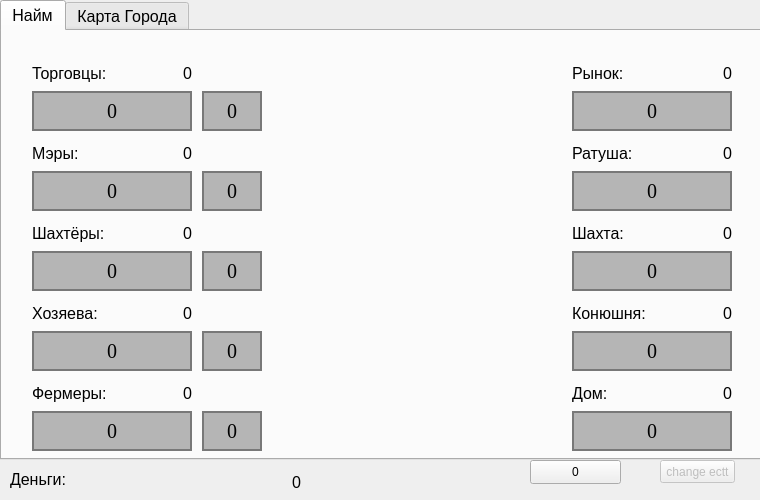
<?xml version="1.0" encoding="UTF-8"?>
<ui version="4.0">
 <class>MainWindow</class>
 <widget class="QMainWindow" name="MainWindow">
  <property name="enabled">
   <bool>true</bool>
  </property>
  <property name="geometry">
   <rect>
    <x>0</x>
    <y>0</y>
    <width>760</width>
    <height>500</height>
   </rect>
  </property>
  <property name="minimumSize">
   <size>
    <width>760</width>
    <height>500</height>
   </size>
  </property>
  <property name="maximumSize">
   <size>
    <width>760</width>
    <height>500</height>
   </size>
  </property>
  <property name="windowTitle">
   <string>MainWindow</string>
  </property>
  <widget class="QWidget" name="centralWidget">
   <widget class="QTabWidget" name="tabWidget">
    <property name="geometry">
     <rect>
      <x>0</x>
      <y>0</y>
      <width>763</width>
      <height>460</height>
     </rect>
    </property>
    <property name="font">
     <font>
      <pointsize>12</pointsize>
     </font>
    </property>
    <property name="currentIndex">
     <number>0</number>
    </property>
    <property name="iconSize">
     <size>
      <width>16</width>
      <height>16</height>
     </size>
    </property>
    <widget class="QWidget" name="tabHire">
     <property name="font">
      <font>
       <pointsize>8</pointsize>
      </font>
     </property>
     <property name="accessibleName">
      <string/>
     </property>
     <attribute name="title">
      <string>Найм</string>
     </attribute>
     <widget class="QPushButton" name="pushButton_miner">
      <property name="enabled">
       <bool>true</bool>
      </property>
      <property name="geometry">
       <rect>
        <x>30</x>
        <y>220</y>
        <width>160</width>
        <height>40</height>
       </rect>
      </property>
      <property name="font">
       <font>
        <family>Times New Roman</family>
        <pointsize>-1</pointsize>
       </font>
      </property>
      <property name="styleSheet">
       <string notr="true"> border:2px solid #787878;
 color: #000000;

 font-family: Times New Roman;
 width: 160px;
 height: 40px;
 font-size: 20px;
 background-image: linear-gradient(to top, #E3E3E3, #E0E0E0);
 background-color: #B5B5B5;</string>
      </property>
      <property name="text">
       <string>0</string>
      </property>
     </widget>
     <widget class="QLabel" name="label_7">
      <property name="geometry">
       <rect>
        <x>570</x>
        <y>30</y>
        <width>80</width>
        <height>25</height>
       </rect>
      </property>
      <property name="font">
       <font>
        <pointsize>12</pointsize>
       </font>
      </property>
      <property name="text">
       <string>Рынок:</string>
      </property>
     </widget>
     <widget class="QPushButton" name="pushButton_fermersHouse">
      <property name="enabled">
       <bool>true</bool>
      </property>
      <property name="geometry">
       <rect>
        <x>570</x>
        <y>380</y>
        <width>160</width>
        <height>40</height>
       </rect>
      </property>
      <property name="font">
       <font>
        <family>Times New Roman</family>
        <pointsize>-1</pointsize>
       </font>
      </property>
      <property name="styleSheet">
       <string notr="true"> border:2px solid #787878;
 color: #000000;

 font-family: Times New Roman;
 width: 160px;
 height: 40px;
 font-size: 20px;
 background-image: linear-gradient(to top, #E3E3E3, #E0E0E0);
 background-color: #B5B5B5;</string>
      </property>
      <property name="text">
       <string>0</string>
      </property>
     </widget>
     <widget class="QLabel" name="label">
      <property name="geometry">
       <rect>
        <x>30</x>
        <y>350</y>
        <width>80</width>
        <height>25</height>
       </rect>
      </property>
      <property name="font">
       <font>
        <pointsize>12</pointsize>
       </font>
      </property>
      <property name="text">
       <string>Фермеры:</string>
      </property>
     </widget>
     <widget class="QPushButton" name="pushButton_marketeer">
      <property name="enabled">
       <bool>true</bool>
      </property>
      <property name="geometry">
       <rect>
        <x>30</x>
        <y>60</y>
        <width>160</width>
        <height>40</height>
       </rect>
      </property>
      <property name="font">
       <font>
        <family>Times New Roman</family>
        <pointsize>-1</pointsize>
       </font>
      </property>
      <property name="styleSheet">
       <string notr="true"> border:2px solid #787878;
 color: #000000;

 font-family: Times New Roman;
 width: 160px;
 height: 40px;
 font-size: 20px;
 background-image: linear-gradient(to top, #E3E3E3, #E0E0E0);
 background-color: #B5B5B5;</string>
      </property>
      <property name="text">
       <string>0</string>
      </property>
     </widget>
     <widget class="QPushButton" name="pushButton_horseman">
      <property name="enabled">
       <bool>true</bool>
      </property>
      <property name="geometry">
       <rect>
        <x>30</x>
        <y>300</y>
        <width>160</width>
        <height>40</height>
       </rect>
      </property>
      <property name="font">
       <font>
        <family>Times New Roman</family>
        <pointsize>-1</pointsize>
       </font>
      </property>
      <property name="styleSheet">
       <string notr="true"> border:2px solid #787878;
 color: #000000;

 font-family: Times New Roman;
 width: 160px;
 height: 40px;
 font-size: 20px;
 background-image: linear-gradient(to top, #E3E3E3, #E0E0E0);
 background-color: #B5B5B5;</string>
      </property>
      <property name="text">
       <string>0</string>
      </property>
     </widget>
     <widget class="QPushButton" name="pushButton_fermers">
      <property name="enabled">
       <bool>true</bool>
      </property>
      <property name="geometry">
       <rect>
        <x>30</x>
        <y>380</y>
        <width>160</width>
        <height>40</height>
       </rect>
      </property>
      <property name="font">
       <font>
        <family>Times New Roman</family>
        <pointsize>-1</pointsize>
       </font>
      </property>
      <property name="styleSheet">
       <string notr="true"> border:2px solid #787878;
 color: #000000;

 font-family: Times New Roman;
 width: 160px;
 height: 40px;
 font-size: 20px;
 background-image: linear-gradient(to top, #E3E3E3, #E0E0E0);
 background-color: #B5B5B5;</string>
      </property>
      <property name="text">
       <string>0</string>
      </property>
     </widget>
     <widget class="QLabel" name="label_horseman">
      <property name="geometry">
       <rect>
        <x>110</x>
        <y>270</y>
        <width>80</width>
        <height>25</height>
       </rect>
      </property>
      <property name="font">
       <font>
        <pointsize>12</pointsize>
       </font>
      </property>
      <property name="text">
       <string>0</string>
      </property>
      <property name="alignment">
       <set>Qt::AlignRight|Qt::AlignTrailing|Qt::AlignVCenter</set>
      </property>
     </widget>
     <widget class="QLabel" name="label_stables">
      <property name="geometry">
       <rect>
        <x>650</x>
        <y>270</y>
        <width>80</width>
        <height>25</height>
       </rect>
      </property>
      <property name="font">
       <font>
        <pointsize>12</pointsize>
       </font>
      </property>
      <property name="text">
       <string>0</string>
      </property>
      <property name="alignment">
       <set>Qt::AlignRight|Qt::AlignTrailing|Qt::AlignVCenter</set>
      </property>
     </widget>
     <widget class="QPushButton" name="pushButton_mine">
      <property name="enabled">
       <bool>true</bool>
      </property>
      <property name="geometry">
       <rect>
        <x>570</x>
        <y>220</y>
        <width>160</width>
        <height>40</height>
       </rect>
      </property>
      <property name="font">
       <font>
        <family>Times New Roman</family>
        <pointsize>-1</pointsize>
       </font>
      </property>
      <property name="styleSheet">
       <string notr="true"> border:2px solid #787878;
 color: #000000;

 font-family: Times New Roman;
 width: 160px;
 height: 40px;
 font-size: 20px;
 background-image: linear-gradient(to top, #E3E3E3, #E0E0E0);
 background-color: #B5B5B5;</string>
      </property>
      <property name="text">
       <string>0</string>
      </property>
     </widget>
     <widget class="QPushButton" name="pushButton_market">
      <property name="enabled">
       <bool>true</bool>
      </property>
      <property name="geometry">
       <rect>
        <x>570</x>
        <y>60</y>
        <width>160</width>
        <height>40</height>
       </rect>
      </property>
      <property name="font">
       <font>
        <family>Times New Roman</family>
        <pointsize>-1</pointsize>
       </font>
      </property>
      <property name="styleSheet">
       <string notr="true"> border:2px solid #787878;
 color: #000000;

 font-family: Times New Roman;
 width: 160px;
 height: 40px;
 font-size: 20px;
 background-image: linear-gradient(to top, #E3E3E3, #E0E0E0);
 background-color: #B5B5B5;</string>
      </property>
      <property name="text">
       <string>0</string>
      </property>
     </widget>
     <widget class="QLabel" name="label_farmers">
      <property name="geometry">
       <rect>
        <x>110</x>
        <y>350</y>
        <width>80</width>
        <height>25</height>
       </rect>
      </property>
      <property name="font">
       <font>
        <pointsize>12</pointsize>
       </font>
      </property>
      <property name="text">
       <string>0</string>
      </property>
      <property name="alignment">
       <set>Qt::AlignRight|Qt::AlignTrailing|Qt::AlignVCenter</set>
      </property>
     </widget>
     <widget class="QLabel" name="label_farmersHouse">
      <property name="geometry">
       <rect>
        <x>650</x>
        <y>350</y>
        <width>80</width>
        <height>25</height>
       </rect>
      </property>
      <property name="font">
       <font>
        <pointsize>12</pointsize>
       </font>
      </property>
      <property name="text">
       <string>0</string>
      </property>
      <property name="alignment">
       <set>Qt::AlignRight|Qt::AlignTrailing|Qt::AlignVCenter</set>
      </property>
     </widget>
     <widget class="QLabel" name="label_mine">
      <property name="geometry">
       <rect>
        <x>650</x>
        <y>190</y>
        <width>80</width>
        <height>25</height>
       </rect>
      </property>
      <property name="font">
       <font>
        <pointsize>12</pointsize>
       </font>
      </property>
      <property name="text">
       <string>0</string>
      </property>
      <property name="alignment">
       <set>Qt::AlignRight|Qt::AlignTrailing|Qt::AlignVCenter</set>
      </property>
     </widget>
     <widget class="QLabel" name="label_6">
      <property name="geometry">
       <rect>
        <x>30</x>
        <y>30</y>
        <width>80</width>
        <height>25</height>
       </rect>
      </property>
      <property name="font">
       <font>
        <pointsize>12</pointsize>
       </font>
      </property>
      <property name="text">
       <string>Торговцы:</string>
      </property>
     </widget>
     <widget class="QLabel" name="label_4">
      <property name="geometry">
       <rect>
        <x>30</x>
        <y>270</y>
        <width>80</width>
        <height>25</height>
       </rect>
      </property>
      <property name="font">
       <font>
        <pointsize>12</pointsize>
       </font>
      </property>
      <property name="text">
       <string>Хозяева:</string>
      </property>
     </widget>
     <widget class="QLabel" name="label_8">
      <property name="geometry">
       <rect>
        <x>570</x>
        <y>190</y>
        <width>80</width>
        <height>25</height>
       </rect>
      </property>
      <property name="font">
       <font>
        <pointsize>12</pointsize>
       </font>
      </property>
      <property name="text">
       <string>Шахта:</string>
      </property>
     </widget>
     <widget class="QPushButton" name="pushButton_stables">
      <property name="enabled">
       <bool>true</bool>
      </property>
      <property name="geometry">
       <rect>
        <x>570</x>
        <y>300</y>
        <width>160</width>
        <height>40</height>
       </rect>
      </property>
      <property name="font">
       <font>
        <family>Times New Roman</family>
        <pointsize>-1</pointsize>
       </font>
      </property>
      <property name="styleSheet">
       <string notr="true"> border:2px solid #787878;
 color: #000000;

 font-family: Times New Roman;
 width: 160px;
 height: 40px;
 font-size: 20px;
 background-image: linear-gradient(to top, #E3E3E3, #E0E0E0);
 background-color: #B5B5B5;</string>
      </property>
      <property name="text">
       <string>0</string>
      </property>
     </widget>
     <widget class="QLabel" name="label_miner">
      <property name="geometry">
       <rect>
        <x>110</x>
        <y>190</y>
        <width>80</width>
        <height>25</height>
       </rect>
      </property>
      <property name="font">
       <font>
        <pointsize>12</pointsize>
       </font>
      </property>
      <property name="text">
       <string>0</string>
      </property>
      <property name="alignment">
       <set>Qt::AlignRight|Qt::AlignTrailing|Qt::AlignVCenter</set>
      </property>
     </widget>
     <widget class="QLabel" name="label_5">
      <property name="geometry">
       <rect>
        <x>570</x>
        <y>270</y>
        <width>80</width>
        <height>25</height>
       </rect>
      </property>
      <property name="font">
       <font>
        <pointsize>12</pointsize>
       </font>
      </property>
      <property name="text">
       <string>Конюшня:</string>
      </property>
     </widget>
     <widget class="QLabel" name="label_marketeer">
      <property name="geometry">
       <rect>
        <x>110</x>
        <y>30</y>
        <width>80</width>
        <height>25</height>
       </rect>
      </property>
      <property name="font">
       <font>
        <pointsize>12</pointsize>
       </font>
      </property>
      <property name="text">
       <string>0</string>
      </property>
      <property name="alignment">
       <set>Qt::AlignRight|Qt::AlignTrailing|Qt::AlignVCenter</set>
      </property>
     </widget>
     <widget class="QLabel" name="label_2">
      <property name="geometry">
       <rect>
        <x>570</x>
        <y>350</y>
        <width>80</width>
        <height>25</height>
       </rect>
      </property>
      <property name="font">
       <font>
        <pointsize>12</pointsize>
       </font>
      </property>
      <property name="text">
       <string>Дом:</string>
      </property>
     </widget>
     <widget class="QLabel" name="label_9">
      <property name="geometry">
       <rect>
        <x>30</x>
        <y>190</y>
        <width>80</width>
        <height>25</height>
       </rect>
      </property>
      <property name="font">
       <font>
        <pointsize>12</pointsize>
       </font>
      </property>
      <property name="text">
       <string>Шахтёры:</string>
      </property>
     </widget>
     <widget class="QLabel" name="label_market">
      <property name="geometry">
       <rect>
        <x>650</x>
        <y>30</y>
        <width>80</width>
        <height>25</height>
       </rect>
      </property>
      <property name="font">
       <font>
        <pointsize>12</pointsize>
       </font>
      </property>
      <property name="text">
       <string>0</string>
      </property>
      <property name="alignment">
       <set>Qt::AlignRight|Qt::AlignTrailing|Qt::AlignVCenter</set>
      </property>
     </widget>
     <widget class="QPushButton" name="pushButton_fermers_MAX">
      <property name="geometry">
       <rect>
        <x>200</x>
        <y>380</y>
        <width>60</width>
        <height>40</height>
       </rect>
      </property>
      <property name="styleSheet">
       <string notr="true"> border:2px solid #787878;
 color: #000000;

 font-family: Times New Roman;
 width: 60px;
 height: 40px;
 font-size: 20px;
 background-image: linear-gradient(to top, #E3E3E3, #E0E0E0);
 background-color: #B5B5B5;</string>
      </property>
      <property name="text">
       <string>0</string>
      </property>
     </widget>
     <widget class="QPushButton" name="pushButton_horseman_MAX">
      <property name="geometry">
       <rect>
        <x>200</x>
        <y>300</y>
        <width>60</width>
        <height>40</height>
       </rect>
      </property>
      <property name="styleSheet">
       <string notr="true"> border:2px solid #787878;
 color: #000000;

 font-family: Times New Roman;
 width: 60px;
 height: 40px;
 font-size: 20px;
 background-image: linear-gradient(to top, #E3E3E3, #E0E0E0);
 background-color: #B5B5B5;</string>
      </property>
      <property name="text">
       <string>0</string>
      </property>
     </widget>
     <widget class="QPushButton" name="pushButton_marketeer_MAX">
      <property name="geometry">
       <rect>
        <x>200</x>
        <y>60</y>
        <width>60</width>
        <height>40</height>
       </rect>
      </property>
      <property name="styleSheet">
       <string notr="true"> border:2px solid #787878;
 color: #000000;

 font-family: Times New Roman;
 width: 60px;
 height: 40px;
 font-size: 20px;
 background-image: linear-gradient(to top, #E3E3E3, #E0E0E0);
 background-color: #B5B5B5;</string>
      </property>
      <property name="text">
       <string>0</string>
      </property>
     </widget>
     <widget class="QPushButton" name="pushButton_miner_MAX">
      <property name="geometry">
       <rect>
        <x>200</x>
        <y>220</y>
        <width>60</width>
        <height>40</height>
       </rect>
      </property>
      <property name="styleSheet">
       <string notr="true"> border:2px solid #787878;
 color: #000000;

 font-family: Times New Roman;
 width: 60px;
 height: 40px;
 font-size: 20px;
 background-image: linear-gradient(to top, #E3E3E3, #E0E0E0);
 background-color: #B5B5B5;</string>
      </property>
      <property name="text">
       <string>0</string>
      </property>
     </widget>
     <widget class="QPushButton" name="pushButton_mayor">
      <property name="enabled">
       <bool>true</bool>
      </property>
      <property name="geometry">
       <rect>
        <x>30</x>
        <y>140</y>
        <width>160</width>
        <height>40</height>
       </rect>
      </property>
      <property name="font">
       <font>
        <family>Times New Roman</family>
        <pointsize>-1</pointsize>
       </font>
      </property>
      <property name="styleSheet">
       <string notr="true"> border:2px solid #787878;
 color: #000000;

 font-family: Times New Roman;
 width: 160px;
 height: 40px;
 font-size: 20px;
 background-image: linear-gradient(to top, #E3E3E3, #E0E0E0);
 background-color: #B5B5B5;</string>
      </property>
      <property name="text">
       <string>0</string>
      </property>
     </widget>
     <widget class="QLabel" name="label_mayor">
      <property name="geometry">
       <rect>
        <x>110</x>
        <y>110</y>
        <width>80</width>
        <height>25</height>
       </rect>
      </property>
      <property name="font">
       <font>
        <pointsize>12</pointsize>
       </font>
      </property>
      <property name="text">
       <string>0</string>
      </property>
      <property name="alignment">
       <set>Qt::AlignRight|Qt::AlignTrailing|Qt::AlignVCenter</set>
      </property>
     </widget>
     <widget class="QLabel" name="label_10">
      <property name="geometry">
       <rect>
        <x>30</x>
        <y>110</y>
        <width>80</width>
        <height>25</height>
       </rect>
      </property>
      <property name="font">
       <font>
        <pointsize>12</pointsize>
       </font>
      </property>
      <property name="text">
       <string>Мэры:</string>
      </property>
     </widget>
     <widget class="QPushButton" name="pushButton_mayor_MAX">
      <property name="geometry">
       <rect>
        <x>200</x>
        <y>140</y>
        <width>60</width>
        <height>40</height>
       </rect>
      </property>
      <property name="styleSheet">
       <string notr="true"> border:2px solid #787878;
 color: #000000;

 font-family: Times New Roman;
 width: 60px;
 height: 40px;
 font-size: 20px;
 background-image: linear-gradient(to top, #E3E3E3, #E0E0E0);
 background-color: #B5B5B5;</string>
      </property>
      <property name="text">
       <string>0</string>
      </property>
     </widget>
     <widget class="QPushButton" name="pushButton_townhall">
      <property name="enabled">
       <bool>true</bool>
      </property>
      <property name="geometry">
       <rect>
        <x>570</x>
        <y>140</y>
        <width>160</width>
        <height>40</height>
       </rect>
      </property>
      <property name="font">
       <font>
        <family>Times New Roman</family>
        <pointsize>-1</pointsize>
       </font>
      </property>
      <property name="styleSheet">
       <string notr="true"> border:2px solid #787878;
 color: #000000;

 font-family: Times New Roman;
 width: 160px;
 height: 40px;
 font-size: 20px;
 background-image: linear-gradient(to top, #E3E3E3, #E0E0E0);
 background-color: #B5B5B5;</string>
      </property>
      <property name="text">
       <string>0</string>
      </property>
     </widget>
     <widget class="QLabel" name="label_11">
      <property name="geometry">
       <rect>
        <x>570</x>
        <y>110</y>
        <width>80</width>
        <height>25</height>
       </rect>
      </property>
      <property name="font">
       <font>
        <pointsize>12</pointsize>
       </font>
      </property>
      <property name="text">
       <string>Ратуша:</string>
      </property>
     </widget>
     <widget class="QLabel" name="label_townhall">
      <property name="geometry">
       <rect>
        <x>650</x>
        <y>110</y>
        <width>80</width>
        <height>25</height>
       </rect>
      </property>
      <property name="font">
       <font>
        <pointsize>12</pointsize>
       </font>
      </property>
      <property name="text">
       <string>0</string>
      </property>
      <property name="alignment">
       <set>Qt::AlignRight|Qt::AlignTrailing|Qt::AlignVCenter</set>
      </property>
     </widget>
    </widget>
    <widget class="QWidget" name="tabMapTown">
     <property name="font">
      <font>
       <pointsize>10</pointsize>
      </font>
     </property>
     <attribute name="title">
      <string>Карта Города</string>
     </attribute>
     <widget class="QWidget" name="gridLayoutWidget">
      <property name="geometry">
       <rect>
        <x>0</x>
        <y>0</y>
        <width>752</width>
        <height>422</height>
       </rect>
      </property>
      <layout class="QGridLayout" name="gridLayout_mapTown">
       <property name="leftMargin">
        <number>10</number>
       </property>
       <property name="topMargin">
        <number>10</number>
       </property>
       <property name="spacing">
        <number>0</number>
       </property>
      </layout>
     </widget>
    </widget>
   </widget>
   <widget class="QLabel" name="label_3">
    <property name="geometry">
     <rect>
      <x>10</x>
      <y>467</y>
      <width>65</width>
      <height>25</height>
     </rect>
    </property>
    <property name="font">
     <font>
      <pointsize>12</pointsize>
     </font>
    </property>
    <property name="text">
     <string>Деньги:</string>
    </property>
   </widget>
   <widget class="QLabel" name="label_cash">
    <property name="geometry">
     <rect>
      <x>90</x>
      <y>467</y>
      <width>211</width>
      <height>31</height>
     </rect>
    </property>
    <property name="font">
     <font>
      <pointsize>12</pointsize>
     </font>
    </property>
    <property name="text">
     <string>0</string>
    </property>
    <property name="alignment">
     <set>Qt::AlignRight|Qt::AlignTrailing|Qt::AlignVCenter</set>
    </property>
   </widget>
   <widget class="QPushButton" name="pushButton_addMarketeer">
    <property name="geometry">
     <rect>
      <x>530</x>
      <y>460</y>
      <width>91</width>
      <height>24</height>
     </rect>
    </property>
    <property name="sizePolicy">
     <sizepolicy hsizetype="Fixed" vsizetype="Fixed">
      <horstretch>0</horstretch>
      <verstretch>0</verstretch>
     </sizepolicy>
    </property>
    <property name="text">
     <string>0</string>
    </property>
   </widget>
   <widget class="QPushButton" name="pushButton_change_ectt">
    <property name="enabled">
     <bool>false</bool>
    </property>
    <property name="geometry">
     <rect>
      <x>660</x>
      <y>460</y>
      <width>75</width>
      <height>23</height>
     </rect>
    </property>
    <property name="text">
     <string>change ectt</string>
    </property>
   </widget>
  </widget>
 </widget>
 <layoutdefault spacing="6" margin="11"/>
 <resources/>
 <connections/>
</ui>
